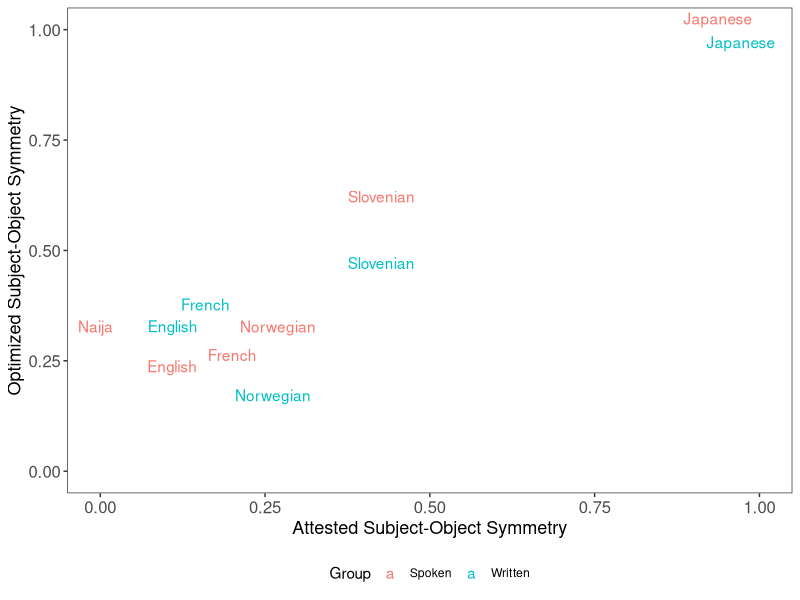

Reproduce this figure in R.
library(tidyr)
library(dplyr)

spoken = read.csv("spoken.tsv", sep="\t")

library(ggplot2)

library(ggrepel)
spoken2 = rbind(spoken %>% select(Language, OSSameSide_Real_Prob, OSSameSide) %>% mutate(Group="Spoken"), spoken %>% select(Language, OSSameSide_Real_Prob, OSSameSide_Other) %>% rename(OSSameSide=OSSameSide_Other) %>% mutate(Group="Written") %>% filter(Language != "Naija"))
plot = ggplot(spoken2, aes(x=OSSameSide_Real_Prob, y=OSSameSide)) +geom_text_repel(aes(label=Language, y=OSSameSide, color=Group)) + xlim(0,1) + ylim(0,1) + xlab("Attested Subject-Object Symmetry") + ylab("Optimized Subject-Object Symmetry")+ theme_bw() + theme(legend.position="bottom", axis.text=element_text(size=12), axis.title=element_text(size=13)) + theme(panel.grid = element_blank())
ggsave(plot, file="spoken.pdf", width=7, height=7)

sink("spoken_results.txt")
cat("SPOKEN ONLY:\n")
print(cor.test(spoken$OSSameSide, spoken$OSSameSide_Real_Prob))
cat("\nCORPORA FROM MAIN EXPERIMENT\n")
print(cor.test(spoken$OSSameSide_Other, spoken$OSSameSide_Real_Prob))
sink()

#
#summary(lm(OSSameSide ~ OSSameSide_Real_Prob, data=spoken))
#
#summary(lm(OSSameSide_Real_Prob ~ OSSameSide, data=spoken))
#
#library(brms)
#model = brm(OSSameSide_Real_Prob ~ OSSameSide, data=spoken)
#
#spoken2 = spoken[spoken$Language != "English",]
#model = brm(OSSameSide_Real_Prob ~ OSSameSide, data=spoken2)
#spoken2 = spoken[spoken$Language != "Norwegian",]
#model = brm(OSSameSide_Real_Prob ~ OSSameSide, data=spoken2)
#
##summary(brm(OSSameSide_Real_Prob ~ OSSameSide + (1+OSSameSide|Family), data=spoken, iter=20000, prior=prior("normal(0,1)", class="b")))
## doesn't converge
